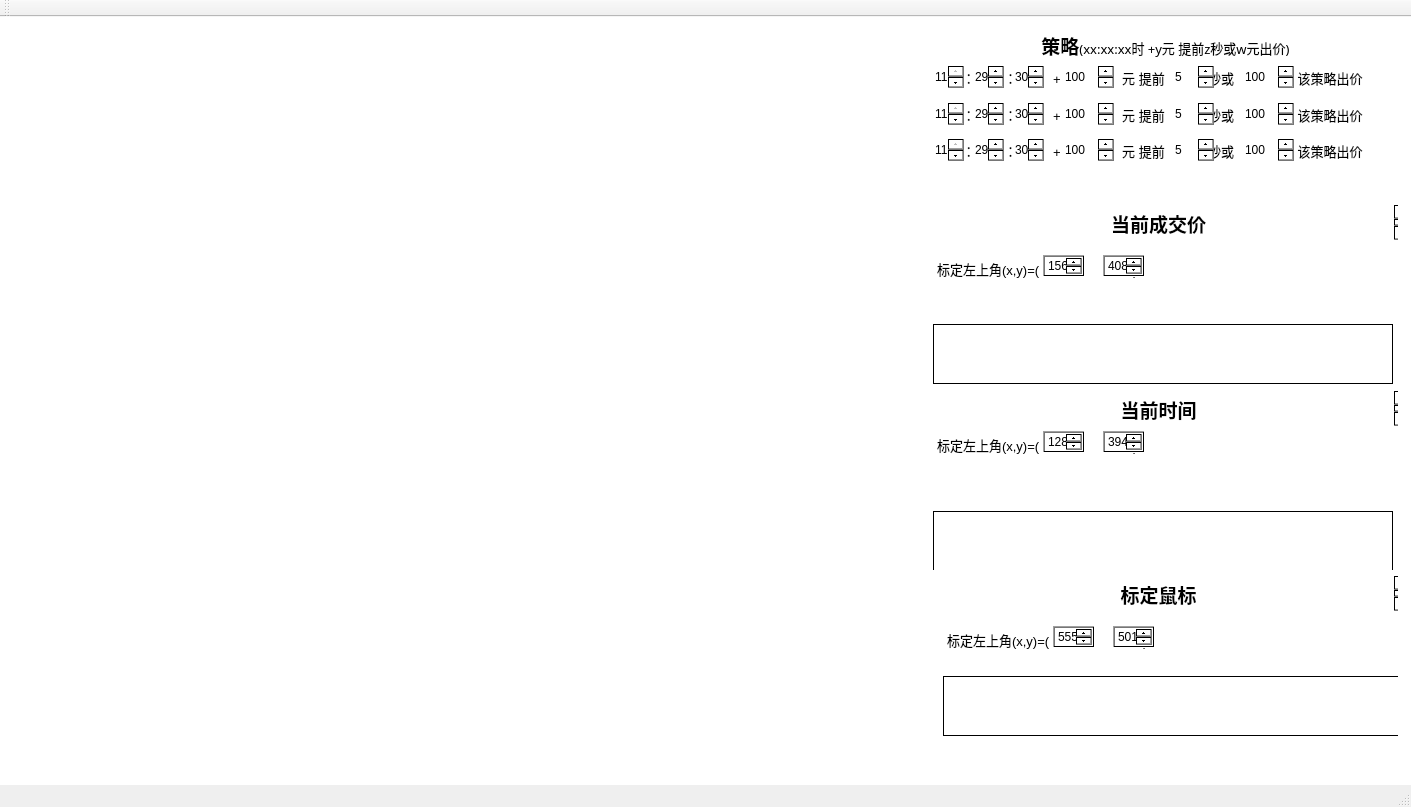
<?xml version="1.0" encoding="UTF-8"?>
<ui version="4.0">
 <class>MainWindow</class>
 <widget class="QMainWindow" name="MainWindow">
  <property name="geometry">
   <rect>
    <x>0</x>
    <y>0</y>
    <width>1411</width>
    <height>807</height>
   </rect>
  </property>
  <property name="maximumSize">
   <size>
    <width>2000</width>
    <height>16777215</height>
   </size>
  </property>
  <property name="windowTitle">
   <string>MainWindow</string>
  </property>
  <property name="autoFillBackground">
   <bool>true</bool>
  </property>
  <widget class="QWidget" name="centralWidget">
   <property name="maximumSize">
    <size>
     <width>2000</width>
     <height>800</height>
    </size>
   </property>
   <property name="autoFillBackground">
    <bool>false</bool>
   </property>
   <property name="styleSheet">
    <string notr="true">background-color: qlineargradient(spread:pad, x1:0, y1:0, x2:0, y2:0, stop:0 rgba(255, 255, 255, 255), stop:1 rgba(255, 255, 255, 255));</string>
   </property>
   <widget class="QWidget" name="horizontalWidget" native="true">
    <property name="geometry">
     <rect>
      <x>-1</x>
      <y>-1</y>
      <width>1421</width>
      <height>751</height>
     </rect>
    </property>
    <property name="maximumSize">
     <size>
      <width>2000</width>
      <height>800</height>
     </size>
    </property>
    <property name="autoFillBackground">
     <bool>false</bool>
    </property>
    <widget class="QWidget" name="verticalLayoutWidget">
     <property name="geometry">
      <rect>
       <x>919</x>
       <y>-1</y>
       <width>491</width>
       <height>751</height>
      </rect>
     </property>
     <layout class="QVBoxLayout" name="verticalLayout">
      <property name="leftMargin">
       <number>5</number>
      </property>
      <property name="topMargin">
       <number>5</number>
      </property>
      <item>
       <widget class="QWidget" name="strategyPanel" native="true">
        <widget class="QWidget" name="verticalLayoutWidget_2">
         <property name="geometry">
          <rect>
           <x>-1</x>
           <y>-1</y>
           <width>501</width>
           <height>161</height>
          </rect>
         </property>
         <layout class="QVBoxLayout" name="verticalLayout_2">
          <item>
           <widget class="QTextBrowser" name="strategy">
            <property name="sizePolicy">
             <sizepolicy hsizetype="Ignored" vsizetype="Ignored">
              <horstretch>0</horstretch>
              <verstretch>0</verstretch>
             </sizepolicy>
            </property>
            <property name="maximumSize">
             <size>
              <width>16777215</width>
              <height>35</height>
             </size>
            </property>
            <property name="font">
             <font>
              <family>微软雅黑</family>
             </font>
            </property>
            <property name="frameShape">
             <enum>QFrame::NoFrame</enum>
            </property>
            <property name="html">
             <string>&lt;!DOCTYPE HTML PUBLIC &quot;-//W3C//DTD HTML 4.0//EN&quot; &quot;http://www.w3.org/TR/REC-html40/strict.dtd&quot;&gt;
&lt;html&gt;&lt;head&gt;&lt;meta name=&quot;qrichtext&quot; content=&quot;1&quot; /&gt;&lt;style type=&quot;text/css&quot;&gt;
p, li { white-space: pre-wrap; }
&lt;/style&gt;&lt;/head&gt;&lt;body style=&quot; font-family:'微软雅黑'; font-size:8.25pt; font-weight:400; font-style:normal;&quot;&gt;
&lt;p align=&quot;center&quot; style=&quot; margin-top:0px; margin-bottom:0px; margin-left:0px; margin-right:0px; -qt-block-indent:0; text-indent:0px;&quot;&gt;&lt;span style=&quot; font-family:'MS Shell Dlg 2'; font-size:14pt; font-weight:600;&quot;&gt;策略&lt;/span&gt;&lt;span style=&quot; font-family:'MS Shell Dlg 2'; font-size:10pt;&quot;&gt;(xx:xx:xx时 +y元 提前z秒或w元出价)&lt;/span&gt;&lt;/p&gt;&lt;/body&gt;&lt;/html&gt;</string>
            </property>
           </widget>
          </item>
          <item>
           <widget class="QWidget" name="stragety1widget" native="true">
            <widget class="QSpinBox" name="strategy1_hour">
             <property name="enabled">
              <bool>true</bool>
             </property>
             <property name="geometry">
              <rect>
               <x>0</x>
               <y>0</y>
               <width>31</width>
               <height>22</height>
              </rect>
             </property>
             <property name="frame">
              <bool>false</bool>
             </property>
             <property name="minimum">
              <number>10</number>
             </property>
             <property name="maximum">
              <number>11</number>
             </property>
             <property name="value">
              <number>11</number>
             </property>
            </widget>
            <widget class="QSpinBox" name="strategy1_min">
             <property name="geometry">
              <rect>
               <x>40</x>
               <y>0</y>
               <width>31</width>
               <height>22</height>
              </rect>
             </property>
             <property name="frame">
              <bool>false</bool>
             </property>
             <property name="maximum">
              <number>30</number>
             </property>
             <property name="value">
              <number>29</number>
             </property>
            </widget>
            <widget class="QSpinBox" name="stragety1_sec">
             <property name="geometry">
              <rect>
               <x>80</x>
               <y>0</y>
               <width>31</width>
               <height>22</height>
              </rect>
             </property>
             <property name="frame">
              <bool>false</bool>
             </property>
             <property name="maximum">
              <number>59</number>
             </property>
             <property name="value">
              <number>30</number>
             </property>
            </widget>
            <widget class="QSpinBox" name="stragety1_add">
             <property name="geometry">
              <rect>
               <x>130</x>
               <y>0</y>
               <width>51</width>
               <height>22</height>
              </rect>
             </property>
             <property name="frame">
              <bool>false</bool>
             </property>
             <property name="maximum">
              <number>5000</number>
             </property>
             <property name="singleStep">
              <number>100</number>
             </property>
             <property name="value">
              <number>100</number>
             </property>
            </widget>
            <widget class="QSpinBox" name="stragety1_presec">
             <property name="geometry">
              <rect>
               <x>240</x>
               <y>0</y>
               <width>41</width>
               <height>22</height>
              </rect>
             </property>
             <property name="frame">
              <bool>false</bool>
             </property>
             <property name="maximum">
              <number>59</number>
             </property>
             <property name="value">
              <number>5</number>
             </property>
            </widget>
            <widget class="QSpinBox" name="stragety1_preprice">
             <property name="geometry">
              <rect>
               <x>310</x>
               <y>0</y>
               <width>51</width>
               <height>22</height>
              </rect>
             </property>
             <property name="frame">
              <bool>false</bool>
             </property>
             <property name="maximum">
              <number>5000</number>
             </property>
             <property name="singleStep">
              <number>100</number>
             </property>
             <property name="value">
              <number>100</number>
             </property>
            </widget>
            <widget class="QTextBrowser" name="textBrowser">
             <property name="geometry">
              <rect>
               <x>0</x>
               <y>0</y>
               <width>501</width>
               <height>22</height>
              </rect>
             </property>
             <property name="maximumSize">
              <size>
               <width>16777215</width>
               <height>22</height>
              </size>
             </property>
             <property name="frameShape">
              <enum>QFrame::NoFrame</enum>
             </property>
             <property name="verticalScrollBarPolicy">
              <enum>Qt::ScrollBarAlwaysOff</enum>
             </property>
             <property name="html">
              <string>&lt;!DOCTYPE HTML PUBLIC &quot;-//W3C//DTD HTML 4.0//EN&quot; &quot;http://www.w3.org/TR/REC-html40/strict.dtd&quot;&gt;
&lt;html&gt;&lt;head&gt;&lt;meta name=&quot;qrichtext&quot; content=&quot;1&quot; /&gt;&lt;style type=&quot;text/css&quot;&gt;
p, li { white-space: pre-wrap; }
&lt;/style&gt;&lt;/head&gt;&lt;body style=&quot; font-family:'MS Shell Dlg 2'; font-size:8.25pt; font-weight:400; font-style:normal;&quot;&gt;
&lt;p style=&quot; margin-top:0px; margin-bottom:0px; margin-left:0px; margin-right:0px; -qt-block-indent:0; text-indent:0px;&quot;&gt;&lt;span style=&quot; font-size:10pt;&quot;&gt;       ：        ：          +                 元 提前            秒或             元 该策略出价&lt;/span&gt;&lt;/p&gt;&lt;/body&gt;&lt;/html&gt;</string>
             </property>
            </widget>
            <widget class="QTextBrowser" name="strategy1_value">
             <property name="geometry">
              <rect>
               <x>450</x>
               <y>0</y>
               <width>51</width>
               <height>21</height>
              </rect>
             </property>
             <property name="frameShape">
              <enum>QFrame::NoFrame</enum>
             </property>
             <property name="verticalScrollBarPolicy">
              <enum>Qt::ScrollBarAlwaysOff</enum>
             </property>
            </widget>
            <zorder>textBrowser</zorder>
            <zorder>strategy1_hour</zorder>
            <zorder>strategy1_min</zorder>
            <zorder>stragety1_sec</zorder>
            <zorder>stragety1_add</zorder>
            <zorder>stragety1_presec</zorder>
            <zorder>stragety1_preprice</zorder>
            <zorder>strategy1_value</zorder>
           </widget>
          </item>
          <item>
           <widget class="QWidget" name="stragety2widget" native="true">
            <widget class="QSpinBox" name="strategy2_hour">
             <property name="enabled">
              <bool>true</bool>
             </property>
             <property name="geometry">
              <rect>
               <x>0</x>
               <y>0</y>
               <width>31</width>
               <height>22</height>
              </rect>
             </property>
             <property name="frame">
              <bool>false</bool>
             </property>
             <property name="minimum">
              <number>10</number>
             </property>
             <property name="maximum">
              <number>11</number>
             </property>
             <property name="value">
              <number>11</number>
             </property>
            </widget>
            <widget class="QSpinBox" name="stragety2_min">
             <property name="geometry">
              <rect>
               <x>40</x>
               <y>0</y>
               <width>31</width>
               <height>22</height>
              </rect>
             </property>
             <property name="frame">
              <bool>false</bool>
             </property>
             <property name="maximum">
              <number>30</number>
             </property>
             <property name="value">
              <number>29</number>
             </property>
            </widget>
            <widget class="QSpinBox" name="stragety2_sec">
             <property name="geometry">
              <rect>
               <x>80</x>
               <y>0</y>
               <width>31</width>
               <height>22</height>
              </rect>
             </property>
             <property name="frame">
              <bool>false</bool>
             </property>
             <property name="maximum">
              <number>59</number>
             </property>
             <property name="value">
              <number>30</number>
             </property>
            </widget>
            <widget class="QSpinBox" name="stragety2_add">
             <property name="geometry">
              <rect>
               <x>130</x>
               <y>0</y>
               <width>51</width>
               <height>22</height>
              </rect>
             </property>
             <property name="frame">
              <bool>false</bool>
             </property>
             <property name="maximum">
              <number>5000</number>
             </property>
             <property name="singleStep">
              <number>100</number>
             </property>
             <property name="value">
              <number>100</number>
             </property>
            </widget>
            <widget class="QSpinBox" name="stragety2_presec">
             <property name="geometry">
              <rect>
               <x>240</x>
               <y>0</y>
               <width>41</width>
               <height>22</height>
              </rect>
             </property>
             <property name="frame">
              <bool>false</bool>
             </property>
             <property name="maximum">
              <number>59</number>
             </property>
             <property name="value">
              <number>5</number>
             </property>
            </widget>
            <widget class="QSpinBox" name="stragety2_preprice">
             <property name="geometry">
              <rect>
               <x>310</x>
               <y>0</y>
               <width>51</width>
               <height>22</height>
              </rect>
             </property>
             <property name="frame">
              <bool>false</bool>
             </property>
             <property name="maximum">
              <number>5000</number>
             </property>
             <property name="singleStep">
              <number>100</number>
             </property>
             <property name="value">
              <number>100</number>
             </property>
            </widget>
            <widget class="QTextBrowser" name="textBrowser_2">
             <property name="geometry">
              <rect>
               <x>0</x>
               <y>0</y>
               <width>501</width>
               <height>22</height>
              </rect>
             </property>
             <property name="maximumSize">
              <size>
               <width>16777215</width>
               <height>22</height>
              </size>
             </property>
             <property name="frameShape">
              <enum>QFrame::NoFrame</enum>
             </property>
             <property name="verticalScrollBarPolicy">
              <enum>Qt::ScrollBarAlwaysOff</enum>
             </property>
             <property name="html">
              <string>&lt;!DOCTYPE HTML PUBLIC &quot;-//W3C//DTD HTML 4.0//EN&quot; &quot;http://www.w3.org/TR/REC-html40/strict.dtd&quot;&gt;
&lt;html&gt;&lt;head&gt;&lt;meta name=&quot;qrichtext&quot; content=&quot;1&quot; /&gt;&lt;style type=&quot;text/css&quot;&gt;
p, li { white-space: pre-wrap; }
&lt;/style&gt;&lt;/head&gt;&lt;body style=&quot; font-family:'MS Shell Dlg 2'; font-size:8.25pt; font-weight:400; font-style:normal;&quot;&gt;
&lt;p style=&quot; margin-top:0px; margin-bottom:0px; margin-left:0px; margin-right:0px; -qt-block-indent:0; text-indent:0px;&quot;&gt;&lt;span style=&quot; font-size:10pt;&quot;&gt;       ：        ：          +                 元 提前            秒或             元 该策略出价&lt;/span&gt;&lt;/p&gt;&lt;/body&gt;&lt;/html&gt;</string>
             </property>
            </widget>
            <widget class="QTextBrowser" name="strategy2_value">
             <property name="geometry">
              <rect>
               <x>450</x>
               <y>0</y>
               <width>51</width>
               <height>21</height>
              </rect>
             </property>
             <property name="frameShape">
              <enum>QFrame::NoFrame</enum>
             </property>
             <property name="verticalScrollBarPolicy">
              <enum>Qt::ScrollBarAlwaysOff</enum>
             </property>
            </widget>
            <zorder>textBrowser_2</zorder>
            <zorder>strategy2_hour</zorder>
            <zorder>stragety2_min</zorder>
            <zorder>stragety2_sec</zorder>
            <zorder>stragety2_add</zorder>
            <zorder>stragety2_presec</zorder>
            <zorder>stragety2_preprice</zorder>
            <zorder>strategy2_value</zorder>
           </widget>
          </item>
          <item>
           <widget class="QWidget" name="stragety3widget" native="true">
            <widget class="QSpinBox" name="strategy3_hour">
             <property name="enabled">
              <bool>true</bool>
             </property>
             <property name="geometry">
              <rect>
               <x>0</x>
               <y>0</y>
               <width>31</width>
               <height>22</height>
              </rect>
             </property>
             <property name="frame">
              <bool>false</bool>
             </property>
             <property name="minimum">
              <number>10</number>
             </property>
             <property name="maximum">
              <number>11</number>
             </property>
             <property name="value">
              <number>11</number>
             </property>
            </widget>
            <widget class="QSpinBox" name="stragety3_min">
             <property name="geometry">
              <rect>
               <x>40</x>
               <y>0</y>
               <width>31</width>
               <height>22</height>
              </rect>
             </property>
             <property name="frame">
              <bool>false</bool>
             </property>
             <property name="maximum">
              <number>30</number>
             </property>
             <property name="value">
              <number>29</number>
             </property>
            </widget>
            <widget class="QSpinBox" name="stragety3_sec">
             <property name="geometry">
              <rect>
               <x>80</x>
               <y>0</y>
               <width>31</width>
               <height>22</height>
              </rect>
             </property>
             <property name="frame">
              <bool>false</bool>
             </property>
             <property name="maximum">
              <number>59</number>
             </property>
             <property name="value">
              <number>30</number>
             </property>
            </widget>
            <widget class="QSpinBox" name="stragety3_add">
             <property name="geometry">
              <rect>
               <x>130</x>
               <y>0</y>
               <width>51</width>
               <height>22</height>
              </rect>
             </property>
             <property name="frame">
              <bool>false</bool>
             </property>
             <property name="maximum">
              <number>5000</number>
             </property>
             <property name="singleStep">
              <number>100</number>
             </property>
             <property name="value">
              <number>100</number>
             </property>
            </widget>
            <widget class="QSpinBox" name="stragety3_presec">
             <property name="geometry">
              <rect>
               <x>240</x>
               <y>0</y>
               <width>41</width>
               <height>22</height>
              </rect>
             </property>
             <property name="frame">
              <bool>false</bool>
             </property>
             <property name="maximum">
              <number>59</number>
             </property>
             <property name="value">
              <number>5</number>
             </property>
            </widget>
            <widget class="QSpinBox" name="stragety3_preprice">
             <property name="geometry">
              <rect>
               <x>310</x>
               <y>0</y>
               <width>51</width>
               <height>22</height>
              </rect>
             </property>
             <property name="frame">
              <bool>false</bool>
             </property>
             <property name="maximum">
              <number>5000</number>
             </property>
             <property name="singleStep">
              <number>100</number>
             </property>
             <property name="value">
              <number>100</number>
             </property>
            </widget>
            <widget class="QTextBrowser" name="textBrowser_3">
             <property name="geometry">
              <rect>
               <x>0</x>
               <y>0</y>
               <width>501</width>
               <height>22</height>
              </rect>
             </property>
             <property name="maximumSize">
              <size>
               <width>16777215</width>
               <height>22</height>
              </size>
             </property>
             <property name="frameShape">
              <enum>QFrame::NoFrame</enum>
             </property>
             <property name="verticalScrollBarPolicy">
              <enum>Qt::ScrollBarAlwaysOff</enum>
             </property>
             <property name="html">
              <string>&lt;!DOCTYPE HTML PUBLIC &quot;-//W3C//DTD HTML 4.0//EN&quot; &quot;http://www.w3.org/TR/REC-html40/strict.dtd&quot;&gt;
&lt;html&gt;&lt;head&gt;&lt;meta name=&quot;qrichtext&quot; content=&quot;1&quot; /&gt;&lt;style type=&quot;text/css&quot;&gt;
p, li { white-space: pre-wrap; }
&lt;/style&gt;&lt;/head&gt;&lt;body style=&quot; font-family:'MS Shell Dlg 2'; font-size:8.25pt; font-weight:400; font-style:normal;&quot;&gt;
&lt;p style=&quot; margin-top:0px; margin-bottom:0px; margin-left:0px; margin-right:0px; -qt-block-indent:0; text-indent:0px;&quot;&gt;&lt;span style=&quot; font-size:10pt;&quot;&gt;       ：        ：          +                 元 提前            秒或             元 该策略出价&lt;/span&gt;&lt;/p&gt;&lt;/body&gt;&lt;/html&gt;</string>
             </property>
            </widget>
            <widget class="QTextBrowser" name="strategy3_value">
             <property name="geometry">
              <rect>
               <x>450</x>
               <y>0</y>
               <width>51</width>
               <height>21</height>
              </rect>
             </property>
             <property name="frameShape">
              <enum>QFrame::NoFrame</enum>
             </property>
             <property name="verticalScrollBarPolicy">
              <enum>Qt::ScrollBarAlwaysOff</enum>
             </property>
            </widget>
            <zorder>textBrowser_3</zorder>
            <zorder>strategy3_hour</zorder>
            <zorder>stragety3_min</zorder>
            <zorder>stragety3_sec</zorder>
            <zorder>stragety3_add</zorder>
            <zorder>stragety3_presec</zorder>
            <zorder>stragety3_preprice</zorder>
            <zorder>strategy3_value</zorder>
           </widget>
          </item>
         </layout>
        </widget>
        <zorder>verticalLayoutWidget_2</zorder>
        <zorder>pricePanel</zorder>
       </widget>
      </item>
      <item>
       <widget class="QWidget" name="pricePanel" native="true">
        <widget class="QTextBrowser" name="textBrowser_4">
         <property name="geometry">
          <rect>
           <x>0</x>
           <y>0</y>
           <width>485</width>
           <height>35</height>
          </rect>
         </property>
         <property name="sizePolicy">
          <sizepolicy hsizetype="Ignored" vsizetype="Fixed">
           <horstretch>0</horstretch>
           <verstretch>0</verstretch>
          </sizepolicy>
         </property>
         <property name="maximumSize">
          <size>
           <width>16777215</width>
           <height>35</height>
          </size>
         </property>
         <property name="font">
          <font>
           <family>微软雅黑</family>
          </font>
         </property>
         <property name="frameShape">
          <enum>QFrame::NoFrame</enum>
         </property>
         <property name="html">
          <string>&lt;!DOCTYPE HTML PUBLIC &quot;-//W3C//DTD HTML 4.0//EN&quot; &quot;http://www.w3.org/TR/REC-html40/strict.dtd&quot;&gt;
&lt;html&gt;&lt;head&gt;&lt;meta name=&quot;qrichtext&quot; content=&quot;1&quot; /&gt;&lt;style type=&quot;text/css&quot;&gt;
p, li { white-space: pre-wrap; }
&lt;/style&gt;&lt;/head&gt;&lt;body style=&quot; font-family:'微软雅黑'; font-size:8.25pt; font-weight:400; font-style:normal;&quot;&gt;
&lt;p align=&quot;center&quot; style=&quot; margin-top:0px; margin-bottom:0px; margin-left:0px; margin-right:0px; -qt-block-indent:0; text-indent:0px;&quot;&gt;&lt;span style=&quot; font-family:'MS Shell Dlg 2'; font-size:14pt; font-weight:600;&quot;&gt;当前成交价&lt;/span&gt;&lt;/p&gt;&lt;/body&gt;&lt;/html&gt;</string>
         </property>
        </widget>
        <widget class="QTextBrowser" name="currentPrice">
         <property name="geometry">
          <rect>
           <x>10</x>
           <y>84</y>
           <width>460</width>
           <height>31</height>
          </rect>
         </property>
         <property name="sizePolicy">
          <sizepolicy hsizetype="Expanding" vsizetype="Ignored">
           <horstretch>0</horstretch>
           <verstretch>0</verstretch>
          </sizepolicy>
         </property>
         <property name="maximumSize">
          <size>
           <width>16777215</width>
           <height>35</height>
          </size>
         </property>
         <property name="font">
          <font>
           <family>微软雅黑</family>
           <pointsize>12</pointsize>
          </font>
         </property>
         <property name="frameShape">
          <enum>QFrame::NoFrame</enum>
         </property>
         <property name="html">
          <string>&lt;!DOCTYPE HTML PUBLIC &quot;-//W3C//DTD HTML 4.0//EN&quot; &quot;http://www.w3.org/TR/REC-html40/strict.dtd&quot;&gt;
&lt;html&gt;&lt;head&gt;&lt;meta name=&quot;qrichtext&quot; content=&quot;1&quot; /&gt;&lt;style type=&quot;text/css&quot;&gt;
p, li { white-space: pre-wrap; }
&lt;/style&gt;&lt;/head&gt;&lt;body style=&quot; font-family:'微软雅黑'; font-size:12pt; font-weight:400; font-style:normal;&quot;&gt;
&lt;p align=&quot;center&quot; style=&quot;-qt-paragraph-type:empty; margin-top:0px; margin-bottom:0px; margin-left:0px; margin-right:0px; -qt-block-indent:0; text-indent:0px; font-family:'MS Shell Dlg 2'; font-size:8.25pt;&quot;&gt;&lt;br /&gt;&lt;/p&gt;&lt;/body&gt;&lt;/html&gt;</string>
         </property>
        </widget>
        <widget class="QGraphicsView" name="gvPrice">
         <property name="geometry">
          <rect>
           <x>10</x>
           <y>119</y>
           <width>460</width>
           <height>60</height>
          </rect>
         </property>
         <property name="sceneRect">
          <rectf>
           <x>0.000000000000000</x>
           <y>0.000000000000000</y>
           <width>70.000000000000000</width>
           <height>20.000000000000000</height>
          </rectf>
         </property>
        </widget>
        <widget class="QSpinBox" name="sbPriceMouseX">
         <property name="geometry">
          <rect>
           <x>120</x>
           <y>50</y>
           <width>42</width>
           <height>22</height>
          </rect>
         </property>
         <property name="maximum">
          <number>1000</number>
         </property>
         <property name="value">
          <number>156</number>
         </property>
        </widget>
        <widget class="QSpinBox" name="sbPriceMouseY">
         <property name="geometry">
          <rect>
           <x>180</x>
           <y>50</y>
           <width>42</width>
           <height>22</height>
          </rect>
         </property>
         <property name="maximum">
          <number>1000</number>
         </property>
         <property name="value">
          <number>408</number>
         </property>
        </widget>
        <widget class="QTextBrowser" name="textBrowser_7">
         <property name="geometry">
          <rect>
           <x>10</x>
           <y>50</y>
           <width>241</width>
           <height>35</height>
          </rect>
         </property>
         <property name="frameShape">
          <enum>QFrame::NoFrame</enum>
         </property>
         <property name="html">
          <string>&lt;!DOCTYPE HTML PUBLIC &quot;-//W3C//DTD HTML 4.0//EN&quot; &quot;http://www.w3.org/TR/REC-html40/strict.dtd&quot;&gt;
&lt;html&gt;&lt;head&gt;&lt;meta name=&quot;qrichtext&quot; content=&quot;1&quot; /&gt;&lt;style type=&quot;text/css&quot;&gt;
p, li { white-space: pre-wrap; }
&lt;/style&gt;&lt;/head&gt;&lt;body style=&quot; font-family:'MS Shell Dlg 2'; font-size:8.25pt; font-weight:400; font-style:normal;&quot;&gt;
&lt;p style=&quot; margin-top:0px; margin-bottom:0px; margin-left:0px; margin-right:0px; -qt-block-indent:0; text-indent:0px;&quot;&gt;&lt;span style=&quot; font-size:10pt;&quot;&gt;标定左上角(x,y)=(            ,             )&lt;/span&gt;&lt;/p&gt;&lt;/body&gt;&lt;/html&gt;</string>
         </property>
        </widget>
        <zorder>textBrowser_7</zorder>
        <zorder>textBrowser_4</zorder>
        <zorder>currentPrice</zorder>
        <zorder>gvPrice</zorder>
        <zorder>sbPriceMouseX</zorder>
        <zorder>sbPriceMouseY</zorder>
       </widget>
      </item>
      <item>
       <widget class="QWidget" name="timePanel" native="true">
        <widget class="QTextBrowser" name="textBrowser_5">
         <property name="geometry">
          <rect>
           <x>0</x>
           <y>0</y>
           <width>485</width>
           <height>35</height>
          </rect>
         </property>
         <property name="sizePolicy">
          <sizepolicy hsizetype="Expanding" vsizetype="Ignored">
           <horstretch>0</horstretch>
           <verstretch>0</verstretch>
          </sizepolicy>
         </property>
         <property name="maximumSize">
          <size>
           <width>16777215</width>
           <height>35</height>
          </size>
         </property>
         <property name="font">
          <font>
           <family>微软雅黑</family>
           <pointsize>14</pointsize>
          </font>
         </property>
         <property name="frameShape">
          <enum>QFrame::NoFrame</enum>
         </property>
         <property name="html">
          <string>&lt;!DOCTYPE HTML PUBLIC &quot;-//W3C//DTD HTML 4.0//EN&quot; &quot;http://www.w3.org/TR/REC-html40/strict.dtd&quot;&gt;
&lt;html&gt;&lt;head&gt;&lt;meta name=&quot;qrichtext&quot; content=&quot;1&quot; /&gt;&lt;style type=&quot;text/css&quot;&gt;
p, li { white-space: pre-wrap; }
&lt;/style&gt;&lt;/head&gt;&lt;body style=&quot; font-family:'微软雅黑'; font-size:14pt; font-weight:400; font-style:normal;&quot;&gt;
&lt;p align=&quot;center&quot; style=&quot; margin-top:0px; margin-bottom:0px; margin-left:0px; margin-right:0px; -qt-block-indent:0; text-indent:0px;&quot;&gt;&lt;span style=&quot; font-family:'MS Shell Dlg 2'; font-weight:600;&quot;&gt;当前时间&lt;/span&gt;&lt;/p&gt;&lt;/body&gt;&lt;/html&gt;</string>
         </property>
        </widget>
        <widget class="QTextBrowser" name="currentTime">
         <property name="geometry">
          <rect>
           <x>0</x>
           <y>80</y>
           <width>485</width>
           <height>41</height>
          </rect>
         </property>
         <property name="font">
          <font>
           <family>微软雅黑</family>
           <pointsize>12</pointsize>
          </font>
         </property>
         <property name="frameShape">
          <enum>QFrame::NoFrame</enum>
         </property>
         <property name="html">
          <string>&lt;!DOCTYPE HTML PUBLIC &quot;-//W3C//DTD HTML 4.0//EN&quot; &quot;http://www.w3.org/TR/REC-html40/strict.dtd&quot;&gt;
&lt;html&gt;&lt;head&gt;&lt;meta name=&quot;qrichtext&quot; content=&quot;1&quot; /&gt;&lt;style type=&quot;text/css&quot;&gt;
p, li { white-space: pre-wrap; }
&lt;/style&gt;&lt;/head&gt;&lt;body style=&quot; font-family:'微软雅黑'; font-size:12pt; font-weight:400; font-style:normal;&quot;&gt;
&lt;p align=&quot;center&quot; style=&quot;-qt-paragraph-type:empty; margin-top:0px; margin-bottom:0px; margin-left:0px; margin-right:0px; -qt-block-indent:0; text-indent:0px; font-size:14pt;&quot;&gt;&lt;br /&gt;&lt;/p&gt;&lt;/body&gt;&lt;/html&gt;</string>
         </property>
        </widget>
        <widget class="QGraphicsView" name="gvTime">
         <property name="geometry">
          <rect>
           <x>10</x>
           <y>120</y>
           <width>460</width>
           <height>60</height>
          </rect>
         </property>
        </widget>
        <widget class="QTextBrowser" name="textBrowser_8">
         <property name="geometry">
          <rect>
           <x>10</x>
           <y>40</y>
           <width>241</width>
           <height>35</height>
          </rect>
         </property>
         <property name="frameShape">
          <enum>QFrame::NoFrame</enum>
         </property>
         <property name="html">
          <string>&lt;!DOCTYPE HTML PUBLIC &quot;-//W3C//DTD HTML 4.0//EN&quot; &quot;http://www.w3.org/TR/REC-html40/strict.dtd&quot;&gt;
&lt;html&gt;&lt;head&gt;&lt;meta name=&quot;qrichtext&quot; content=&quot;1&quot; /&gt;&lt;style type=&quot;text/css&quot;&gt;
p, li { white-space: pre-wrap; }
&lt;/style&gt;&lt;/head&gt;&lt;body style=&quot; font-family:'MS Shell Dlg 2'; font-size:8.25pt; font-weight:400; font-style:normal;&quot;&gt;
&lt;p style=&quot; margin-top:0px; margin-bottom:0px; margin-left:0px; margin-right:0px; -qt-block-indent:0; text-indent:0px;&quot;&gt;&lt;span style=&quot; font-size:10pt;&quot;&gt;标定左上角(x,y)=(            ,             )&lt;/span&gt;&lt;/p&gt;&lt;/body&gt;&lt;/html&gt;</string>
         </property>
        </widget>
        <widget class="QSpinBox" name="sbTimeMouseY">
         <property name="geometry">
          <rect>
           <x>180</x>
           <y>40</y>
           <width>42</width>
           <height>22</height>
          </rect>
         </property>
         <property name="maximum">
          <number>1000</number>
         </property>
         <property name="value">
          <number>394</number>
         </property>
        </widget>
        <widget class="QSpinBox" name="sbTimeMouseX">
         <property name="geometry">
          <rect>
           <x>120</x>
           <y>40</y>
           <width>42</width>
           <height>22</height>
          </rect>
         </property>
         <property name="maximum">
          <number>1000</number>
         </property>
         <property name="value">
          <number>128</number>
         </property>
        </widget>
       </widget>
      </item>
      <item>
       <widget class="QWidget" name="mousePanel" native="true">
        <widget class="QTextBrowser" name="textBrowser_6">
         <property name="geometry">
          <rect>
           <x>0</x>
           <y>0</y>
           <width>485</width>
           <height>35</height>
          </rect>
         </property>
         <property name="font">
          <font>
           <pointsize>14</pointsize>
          </font>
         </property>
         <property name="frameShape">
          <enum>QFrame::NoFrame</enum>
         </property>
         <property name="html">
          <string>&lt;!DOCTYPE HTML PUBLIC &quot;-//W3C//DTD HTML 4.0//EN&quot; &quot;http://www.w3.org/TR/REC-html40/strict.dtd&quot;&gt;
&lt;html&gt;&lt;head&gt;&lt;meta name=&quot;qrichtext&quot; content=&quot;1&quot; /&gt;&lt;style type=&quot;text/css&quot;&gt;
p, li { white-space: pre-wrap; }
&lt;/style&gt;&lt;/head&gt;&lt;body style=&quot; font-family:'MS Shell Dlg 2'; font-size:14pt; font-weight:400; font-style:normal;&quot;&gt;
&lt;p align=&quot;center&quot; style=&quot; margin-top:0px; margin-bottom:0px; margin-left:0px; margin-right:0px; -qt-block-indent:0; text-indent:0px;&quot;&gt;&lt;span style=&quot; font-weight:600;&quot;&gt;标定鼠标&lt;/span&gt;&lt;/p&gt;&lt;/body&gt;&lt;/html&gt;</string>
         </property>
        </widget>
        <widget class="QGraphicsView" name="gvMouse">
         <property name="geometry">
          <rect>
           <x>20</x>
           <y>100</y>
           <width>460</width>
           <height>60</height>
          </rect>
         </property>
        </widget>
        <widget class="QSpinBox" name="sbEnterMouseY">
         <property name="geometry">
          <rect>
           <x>190</x>
           <y>50</y>
           <width>42</width>
           <height>22</height>
          </rect>
         </property>
         <property name="maximum">
          <number>1000</number>
         </property>
         <property name="value">
          <number>501</number>
         </property>
        </widget>
        <widget class="QSpinBox" name="sbEnterMouseX">
         <property name="geometry">
          <rect>
           <x>130</x>
           <y>50</y>
           <width>42</width>
           <height>22</height>
          </rect>
         </property>
         <property name="maximum">
          <number>1000</number>
         </property>
         <property name="value">
          <number>555</number>
         </property>
        </widget>
        <widget class="QTextBrowser" name="textBrowser_9">
         <property name="geometry">
          <rect>
           <x>20</x>
           <y>50</y>
           <width>241</width>
           <height>35</height>
          </rect>
         </property>
         <property name="frameShape">
          <enum>QFrame::NoFrame</enum>
         </property>
         <property name="html">
          <string>&lt;!DOCTYPE HTML PUBLIC &quot;-//W3C//DTD HTML 4.0//EN&quot; &quot;http://www.w3.org/TR/REC-html40/strict.dtd&quot;&gt;
&lt;html&gt;&lt;head&gt;&lt;meta name=&quot;qrichtext&quot; content=&quot;1&quot; /&gt;&lt;style type=&quot;text/css&quot;&gt;
p, li { white-space: pre-wrap; }
&lt;/style&gt;&lt;/head&gt;&lt;body style=&quot; font-family:'MS Shell Dlg 2'; font-size:8.25pt; font-weight:400; font-style:normal;&quot;&gt;
&lt;p style=&quot; margin-top:0px; margin-bottom:0px; margin-left:0px; margin-right:0px; -qt-block-indent:0; text-indent:0px;&quot;&gt;&lt;span style=&quot; font-size:10pt;&quot;&gt;标定左上角(x,y)=(            ,             )&lt;/span&gt;&lt;/p&gt;&lt;/body&gt;&lt;/html&gt;</string>
         </property>
        </widget>
        <zorder>textBrowser_9</zorder>
        <zorder>textBrowser_6</zorder>
        <zorder>gvMouse</zorder>
        <zorder>sbEnterMouseY</zorder>
        <zorder>sbEnterMouseX</zorder>
       </widget>
      </item>
     </layout>
    </widget>
    <widget class="QWidget" name="">
     <property name="geometry">
      <rect>
       <x>1</x>
       <y>1</y>
       <width>911</width>
       <height>751</height>
      </rect>
     </property>
     <layout class="QVBoxLayout" name="verticalLayout_3">
      <property name="sizeConstraint">
       <enum>QLayout::SetDefaultConstraint</enum>
      </property>
      <item>
       <layout class="QVBoxLayout" name="addressBar">
        <property name="sizeConstraint">
         <enum>QLayout::SetDefaultConstraint</enum>
        </property>
       </layout>
      </item>
      <item>
       <layout class="QVBoxLayout" name="pageView">
        <property name="sizeConstraint">
         <enum>QLayout::SetDefaultConstraint</enum>
        </property>
       </layout>
      </item>
     </layout>
    </widget>
   </widget>
  </widget>
  <widget class="QMenuBar" name="menuBar">
   <property name="geometry">
    <rect>
     <x>0</x>
     <y>0</y>
     <width>1411</width>
     <height>21</height>
    </rect>
   </property>
  </widget>
  <widget class="QToolBar" name="mainToolBar">
   <attribute name="toolBarArea">
    <enum>TopToolBarArea</enum>
   </attribute>
   <attribute name="toolBarBreak">
    <bool>false</bool>
   </attribute>
  </widget>
  <widget class="QStatusBar" name="statusBar"/>
 </widget>
 <layoutdefault spacing="6" margin="11"/>
 <resources/>
 <connections/>
</ui>
